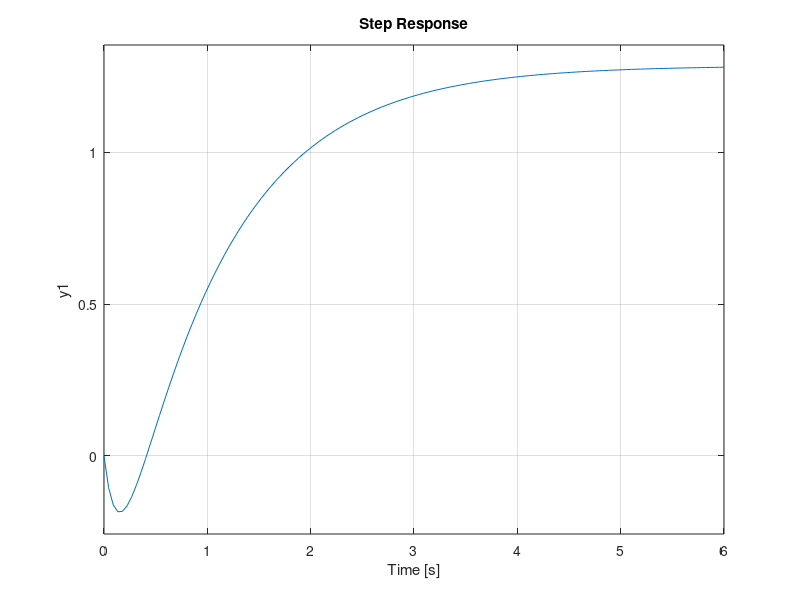

Recreate this plot in MATLAB. (Note: this script raises an error after producing the figure.)
%s=tf('s');
%g=(0.4)/(s^3+0.3*s^2-0.9*s-0.4)
%sisotool(g)

s=tf('s');
a=(9-3*s)/(s+1)/(s+7)
step(a)
hold on

anum=[-3 9];
aden=[1 8 7];
step(anum,aden)
